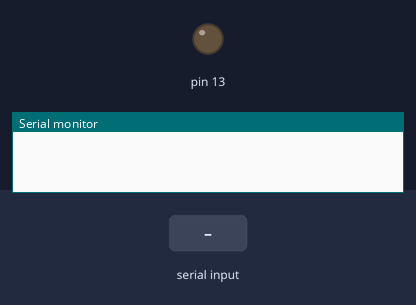
Simulated run of this sketch. Board: Arduino Uno, built with avr-gcc and run on an emulated ATmega328P. Parts: output pins drawn as LEDs (lit = HIGH), the last lines printed to the serial monitor. The inputs (shaded band) are chosen by the test bench.

Above: at 1.2 s.
1.3 s: "1" received over the second serial link
At 2.1 s:
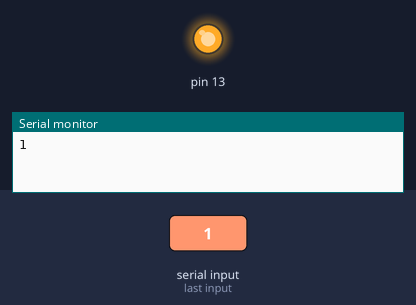
2.8 s: "0" received over the second serial link
At 3.3 s:
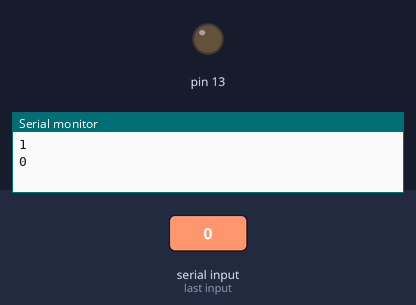
Timing chart, 0 to 5.8 s (numbered marks = the images above; inputs shaded):
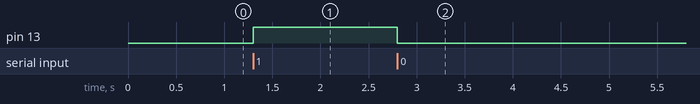

Measured:
- after the input at 1.3 s, pin 13: LOW → HIGH at once
- after the input at 2.8 s, pin 13: HIGH → LOW at once

The sketch:

14-2_practice.ino
```cpp
#include <SoftwareSerial.h>

SoftwareSerial mySerial(8, 7);

char Incoming_value = 0;

void setup() {
  mySerial.begin(9600);
  Serial.begin(9600);
  pinMode(13, OUTPUT);
}

void loop() {
  if (mySerial.available() > 0) {
    Incoming_value = mySerial.read();
    Serial.println(Incoming_value);

    if (Incoming_value == '1')
      digitalWrite(13, HIGH);
    else if (Incoming_value == '0')
      digitalWrite(13, LOW);
  }
}
```
